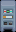

Tiled map render using the project's own tile images. Description and the whole map definition, tile-layer contents included, below:
An orthogonal 1x2 tile map with 16x16 px tiles, 1 tile layer (Buildings) and 1 object (TileData).

<map version="1.4" tiledversion="1.4.2" orientation="orthogonal" renderorder="right-down" width="1" height="2" tilewidth="16" tileheight="16" infinite="0" nextlayerid="3" nextobjectid="2">
 <tileset firstgid="1" name="z_Humidor" tilewidth="16" tileheight="16" tilecount="2" columns="1">
  <image source="z_Humidor.png" width="16" height="32" />
 </tileset>
 <layer id="1" name="Buildings" width="1" height="2">
  <data encoding="csv">
1,
2
</data>
 </layer>
 <objectgroup id="2" name="Buildings">
  <object id="1" name="TileData" x="0" y="16" width="16" height="16">
   <properties>
    <property name="Action" value="OpenShop Raffadax.RCP_Humidor_Shop" />
   </properties>
  </object>
 </objectgroup>
</map>